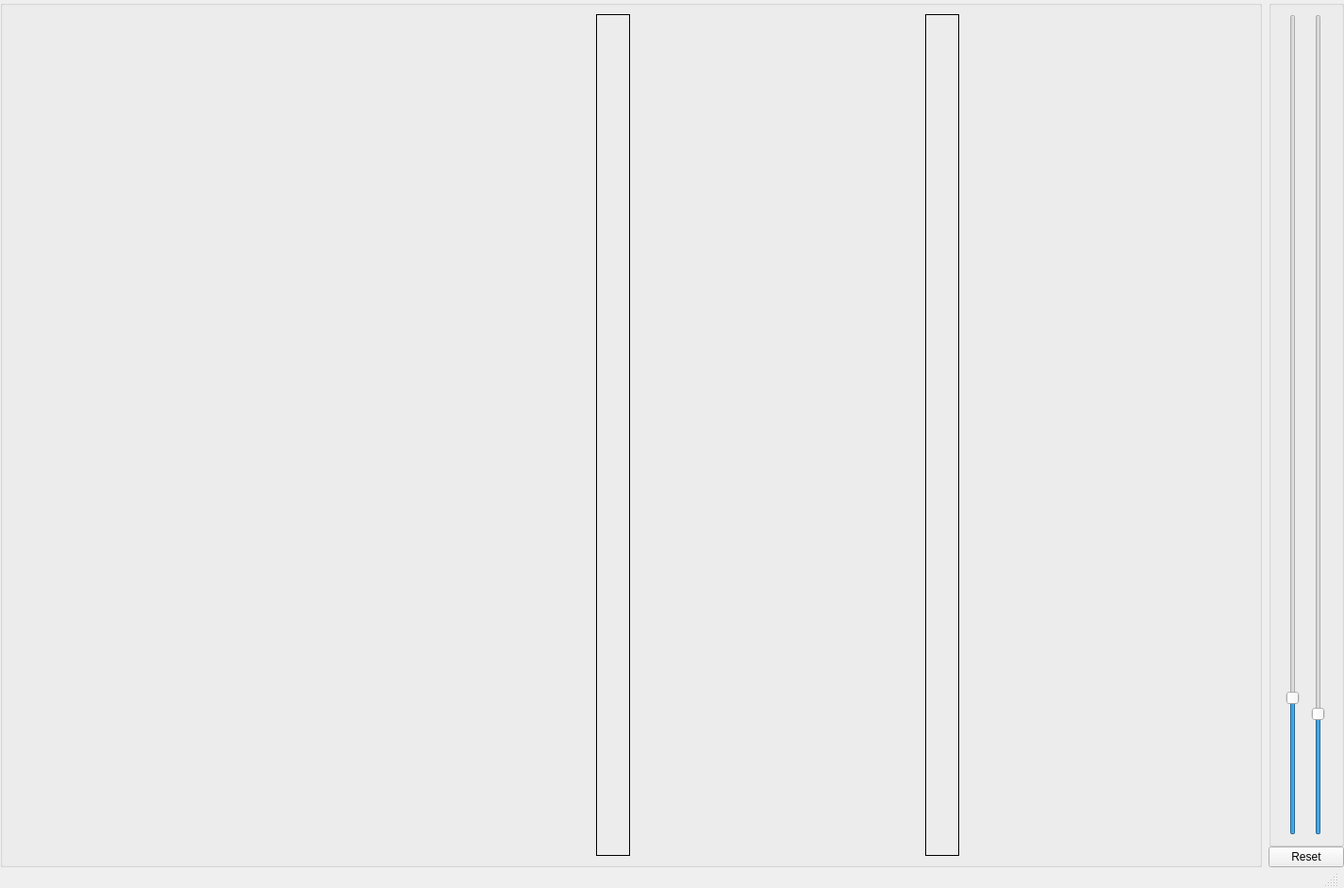
<?xml version="1.0" encoding="UTF-8"?>
<ui version="4.0">
 <class>MainWindow</class>
 <widget class="QMainWindow" name="MainWindow">
  <property name="geometry">
   <rect>
    <x>0</x>
    <y>0</y>
    <width>1425</width>
    <height>941</height>
   </rect>
  </property>
  <property name="windowTitle">
   <string>MainWindow</string>
  </property>
  <widget class="QWidget" name="centralwidget">
   <property name="sizePolicy">
    <sizepolicy hsizetype="Expanding" vsizetype="Expanding">
     <horstretch>0</horstretch>
     <verstretch>0</verstretch>
    </sizepolicy>
   </property>
   <layout class="QGridLayout" name="gridLayout" rowstretch="0" columnstretch="0">
    <property name="leftMargin">
     <number>0</number>
    </property>
    <property name="topMargin">
     <number>0</number>
    </property>
    <property name="rightMargin">
     <number>0</number>
    </property>
    <property name="bottomMargin">
     <number>0</number>
    </property>
    <property name="spacing">
     <number>0</number>
    </property>
    <item row="0" column="0">
     <layout class="QGridLayout" name="gridLayout_3" rowstretch="1,0" columnstretch="10,0,0">
      <item row="0" column="1" rowspan="2">
       <widget class="ClickLabel" name="label">
        <property name="sizePolicy">
         <sizepolicy hsizetype="Preferred" vsizetype="Preferred">
          <horstretch>0</horstretch>
          <verstretch>0</verstretch>
         </sizepolicy>
        </property>
        <property name="text">
         <string/>
        </property>
        <property name="pixmap">
         <pixmap resource="cpt_test.qrc">:/charts/Robertson.png</pixmap>
        </property>
        <property name="scaledContents">
         <bool>true</bool>
        </property>
       </widget>
      </item>
      <item row="0" column="2">
       <widget class="QGroupBox" name="groupBox_3">
        <property name="title">
         <string/>
        </property>
        <layout class="QHBoxLayout" name="horizontalLayout">
         <item>
          <widget class="QSlider" name="horizontalSlider_w">
           <property name="value">
            <number>16</number>
           </property>
           <property name="sliderPosition">
            <number>16</number>
           </property>
           <property name="orientation">
            <enum>Qt::Orientation::Vertical</enum>
           </property>
          </widget>
         </item>
         <item>
          <widget class="QSlider" name="horizontalSlider_a">
           <property name="value">
            <number>14</number>
           </property>
           <property name="orientation">
            <enum>Qt::Orientation::Vertical</enum>
           </property>
          </widget>
         </item>
        </layout>
       </widget>
      </item>
      <item row="1" column="2">
       <widget class="QPushButton" name="pushButtonReset">
        <property name="sizePolicy">
         <sizepolicy hsizetype="Maximum" vsizetype="Fixed">
          <horstretch>0</horstretch>
          <verstretch>0</verstretch>
         </sizepolicy>
        </property>
        <property name="toolTip">
         <string>Reset all graphic settting</string>
        </property>
        <property name="text">
         <string>Reset</string>
        </property>
       </widget>
      </item>
      <item row="0" column="0" rowspan="2">
       <widget class="QGroupBox" name="groupBox">
        <property name="title">
         <string/>
        </property>
        <layout class="QHBoxLayout" name="horizontalLayout_2">
         <item>
          <widget class="QSlider" name="verticalSlider">
           <property name="enabled">
            <bool>false</bool>
           </property>
           <property name="styleSheet">
            <string notr="true">QSlider {
width: 0px;
height: 0px;
}
</string>
           </property>
           <property name="orientation">
            <enum>Qt::Orientation::Vertical</enum>
           </property>
          </widget>
         </item>
         <item>
          <widget class="QLabel" name="label_3">
           <property name="sizePolicy">
            <sizepolicy hsizetype="Fixed" vsizetype="Preferred">
             <horstretch>0</horstretch>
             <verstretch>0</verstretch>
            </sizepolicy>
           </property>
           <property name="minimumSize">
            <size>
             <width>36</width>
             <height>0</height>
            </size>
           </property>
           <property name="maximumSize">
            <size>
             <width>24</width>
             <height>16777215</height>
            </size>
           </property>
           <property name="frameShape">
            <enum>QFrame::Shape::Box</enum>
           </property>
           <property name="text">
            <string/>
           </property>
           <property name="scaledContents">
            <bool>true</bool>
           </property>
          </widget>
         </item>
         <item>
          <widget class="QLabel" name="label_2">
           <property name="sizePolicy">
            <sizepolicy hsizetype="Fixed" vsizetype="Preferred">
             <horstretch>0</horstretch>
             <verstretch>0</verstretch>
            </sizepolicy>
           </property>
           <property name="minimumSize">
            <size>
             <width>36</width>
             <height>0</height>
            </size>
           </property>
           <property name="maximumSize">
            <size>
             <width>24</width>
             <height>16777215</height>
            </size>
           </property>
           <property name="frameShape">
            <enum>QFrame::Shape::Box</enum>
           </property>
           <property name="text">
            <string/>
           </property>
           <property name="scaledContents">
            <bool>true</bool>
           </property>
          </widget>
         </item>
        </layout>
       </widget>
      </item>
     </layout>
    </item>
   </layout>
  </widget>
  <widget class="QStatusBar" name="statusBar">
   <property name="styleSheet">
    <string notr="true">padding-left: 8px;
padding-right: 8px;</string>
   </property>
  </widget>
  <widget class="QMenuBar" name="menuBar">
   <property name="geometry">
    <rect>
     <x>0</x>
     <y>0</y>
     <width>1425</width>
     <height>22</height>
    </rect>
   </property>
  </widget>
 </widget>
 <customwidgets>
  <customwidget>
   <class>ClickLabel</class>
   <extends>QLabel</extends>
   <header>click_label.h</header>
  </customwidget>
 </customwidgets>
 <resources>
  <include location="cpt_test.qrc"/>
 </resources>
 <connections/>
</ui>
